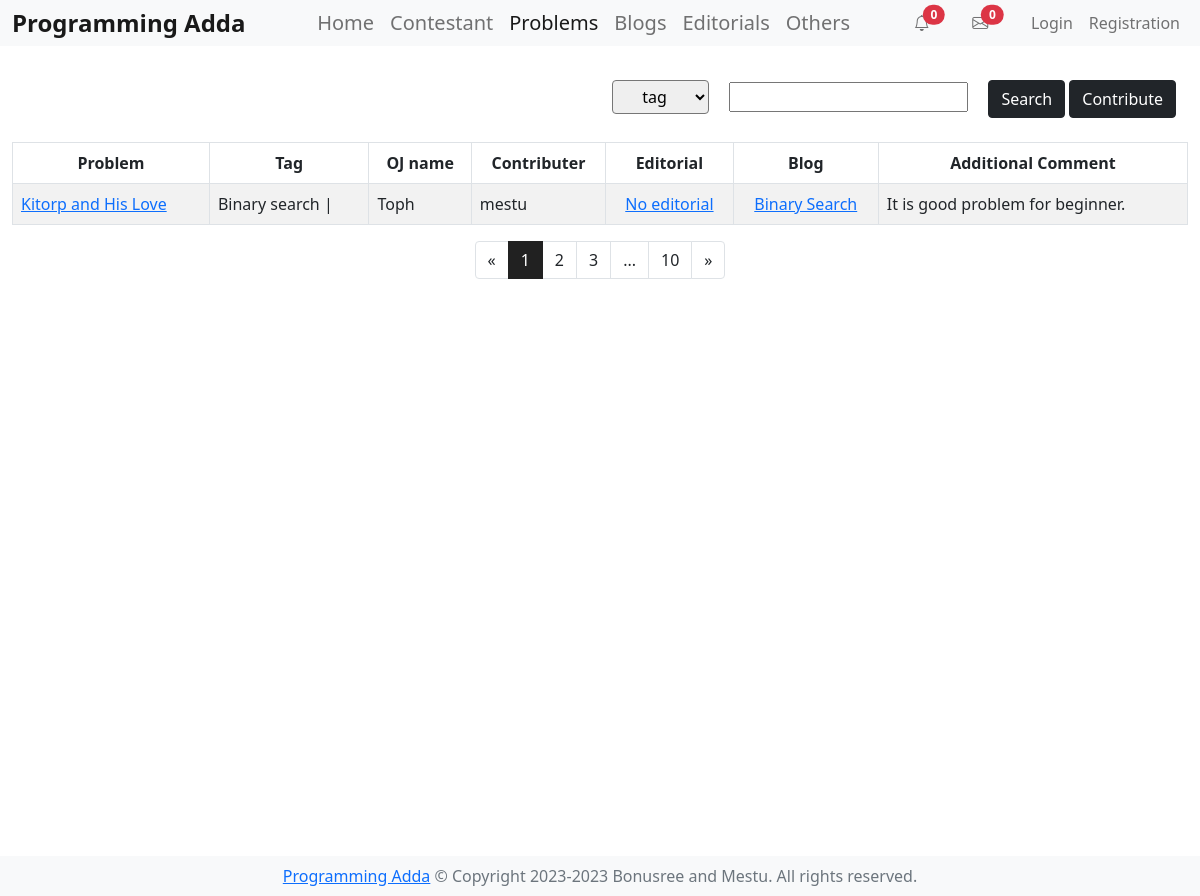
The app's page /problems/ with its own data.
### problems/models.py (models this page shows, shortened)
class Judge(models.Model):
    name = models.CharField(max_length=255)
    valid = models.IntegerField(default=0)
    def __str__(self):
        return self.name

class Problem(models.Model):
    name = models.CharField(max_length=255)
    link = models.URLField()
    editorial_link = models.URLField(null=True)
    editorial = models.ManyToManyField('editorials.Editorials',blank=True)
    blog = models.ManyToManyField('blogs.Blogs',blank=True)
    judge = models.ForeignKey(Judge, on_delete=models.CASCADE, null=True)
    tags = models.ManyToManyField(Tag)
    comment = models.TextField()
    created_at = models.DateTimeField(auto_now_add=True)
    user = models.ForeignKey(User, on_delete=models.CASCADE)

class Tag(models.Model):
    name = models.CharField(max_length=255)
    valid = models.IntegerField(default=0)

### blogs/models.py (models this page shows)
class Blogs(models.Model):
    title = models.CharField(max_length=255)
    link = models.URLField()
    description = models.TextField()
    related_problem = models.ManyToManyField(Problem,blank=True)
    additional_comment = models.TextField()
    created_at = models.DateTimeField(auto_now_add=True)
    user = models.ForeignKey(User, on_delete=models.CASCADE)

### problems/views.py (the view)
# urls.py: path('problems/',views.problems, name='problems'),
def problems(request):
    if request.method=="POST":
        pass
    else:
        allProblems = Problem.objects.all()
        context = {'problems':[]}
        for p in allProblems:
            problem = {'name':p.name,'link':p.link,
                    'tags':[],'blogs':[], 'comment':p.comment,
                    'oj':p.judge, 'contributor':p.user}
            for t in p.tags.all():
                problem['tags'].append(t.name)
            for b in p.blog.all():
                problem['blogs'].append({'blog_name':b.title,'blog_link':b.link})
                print(f"title --- {b.title} link --- {b.link}")
            context['problems'].append(problem)
        return render(request, 'problems.html',context=context)

### templates/problems.html (shortened to what this page needs)
{% extends 'base.html' %}
{% block content %}
<div class="container-fluid" style="min-height: 100vh;">
  <div class="row m-2 text-end d-inline">
    <form action="{% url 'filter_problem' %}" method="post">
      <select name="searchOption" class="rounded d-block d-sm-inline mt-md-0 mt-2
        text-center py-1 px-3" id="searchOption">
        <option value="tag">tag</option>
      </select>
      <div class="dropdown d-block d-sm-inline mt-md-0 mt-2 text-center py-1 px-3">
        <input class="dropdown-toggle" name="searchText" id="searchText" data-bs-toggle="dropdown" aria-expanded="false"/>
    </div>
      <button class="btn btn-dark rounded d-block d-sm-inline mt-md-0 mt-2 text-center
        " type="submit" >Search</button>
      <a href="{% url 'addproblem' %}" class="btn btn-dark rounded d-block d-sm-inline mt-md-0 mt-2 text-center
      " type="button" >Contribute</a>
    </form>
  </div>
  {% if problems %}
  <table class="table table-striped table-hover table-bordered"
    style="min-width: 700px;">
    <thead>
      <tr>
        <th class="text-center">Problem</th>
        <th class="text-center">Tag</th>
        <th class="text-center">OJ name</th>
        <th class="text-center">Contributer</th>
        <th class="text-center">Editorial</th>
        <th class="text-center">Blog</th>
        <th class="text-center">Additional Comment</th>
      </tr>
    </thead>
    <tbody>
      {% for problem in problems %}
      <tr>
        <td><a href="{{ problem.link }}"> {{ problem.name }} </a></td>
        <td>{% for tag in problem.tags %} {{ tag }} | {% endfor %}</td>
        <td>{{ problem.oj }}</td>
        <td>{{ problem.contributor }}</td>
        <td class="text-center">
            <a href="#">No editorial</a>
        </td>
        <td class="text-center">
          {% for blog in problem.blogs %}
              <a href="{{blog.blog_link}}">{{blog.blog_name}} </a>
          {% endfor %}
        </td>
        <td>{{ problem.comment }}</td>
      </tr>
      {% endfor %}
    </tbody>
  </table>
  <nav aria-label="Page navigation">
    <ul class="pagination justify-content-center">
      <li class="page-item">
        <a class="page-link text-dark" href="#" aria-label="Previous">
          <span aria-hidden="true">&laquo;</span>
        </a>
      </li>
      <li class="page-item active"><a class="page-link" href="#">1</a></li>
      <li class="page-item"><a class="page-link text-dark" href="#">2</a></li>
      <li class="page-item"><a class="page-link text-dark" href="#">3</a></li>
      <li class="page-item"><a class="page-link text-dark" href="#">...</a></li>
      <li class="page-item"><a class="page-link text-dark" href="#">10</a></li>
      <li class="page-item">
        <a class="page-link text-dark" href="#"
          aria-label="Next">
          <span aria-hidden="true">&raquo;</span>
        </a>
      </li>
    </ul>
  </nav>
  {% else %}
  <h3 class="bg-info text-center">No data</h3>
  {% endif %}
</div>
{% endblock %}

### static/style.css (style rules this page uses)
.pagination .page-item.active .page-link { background-color: #212121; border-color: #212121; }

### records on screen
Judge: name "Kitorp and His Love", oj "Toph", contributor "mestu", comment "It is good problem for beginner."
Tag: tags "Binary search"
Blogs: blog_name "Binary Search"
